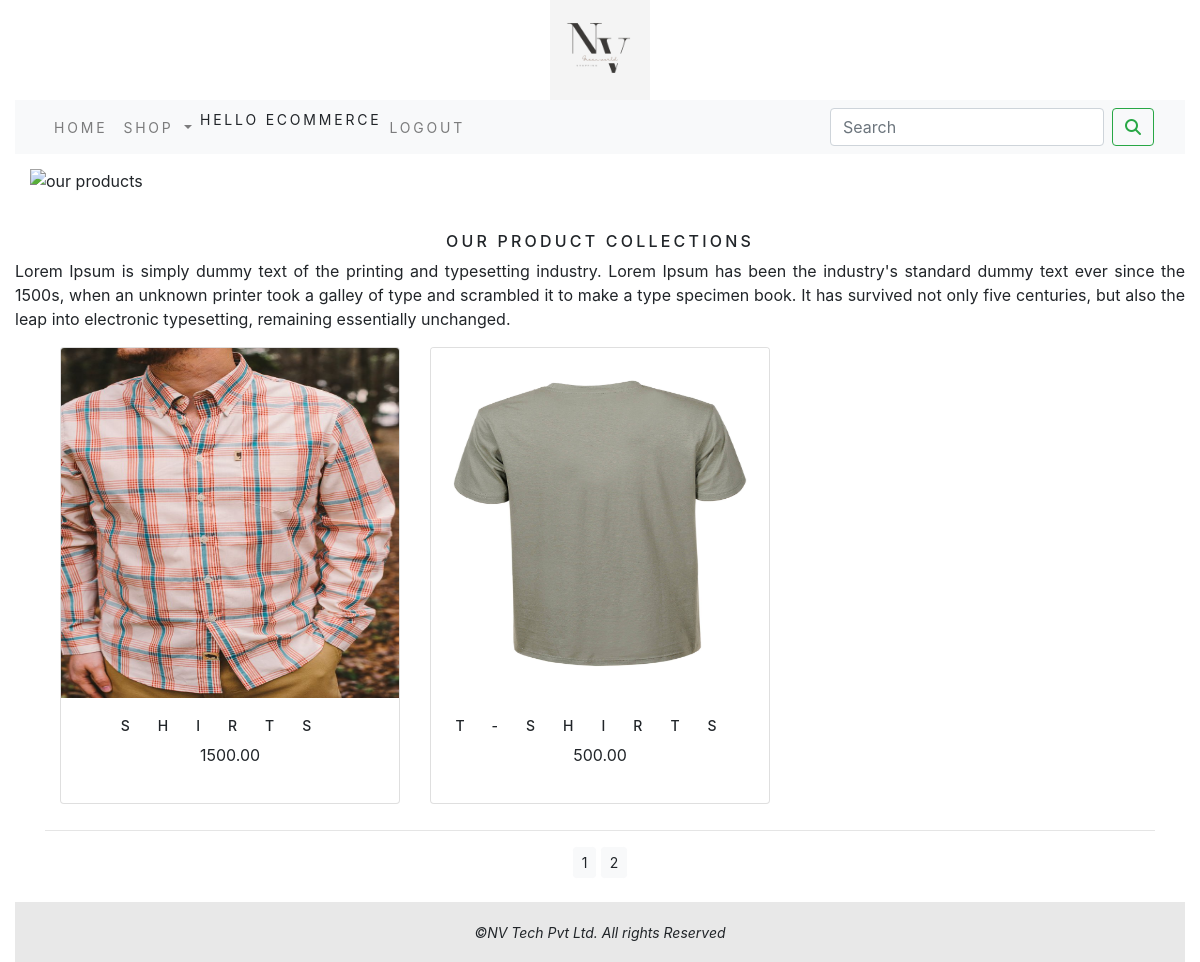
Screenshot of /allProdCat?page=2 (signed in) with the database file from the repository.
### shop/models.py (models this page shows, shortened)
class Product(models.Model):
    name = models.CharField(max_length=250, unique=True)
    slug = models.SlugField(max_length=250, unique=True)
    description = models.TextField(blank=True)
    category = models.ForeignKey(Category, on_delete=models.CASCADE)
    image = models.ImageField(upload_to='product', blank=True)
    price = models.DecimalField(max_digits=10, decimal_places=2)
    stock = models.IntegerField()
    available = models.BooleanField(default=True)
    created = models.DateTimeField(auto_now_add=True)
    updated = models.DateTimeField(auto_now=True)
    class Meta:
        ordering = ['name']
        verbose_name = 'product'
        verbose_name_plural = 'products'
    def get_url(self):
        return reverse('shop:prodCatDet',args=[self.category.slug,self.slug])

### shop/views.py (the view)
# urls.py: path('allProdCat', views.allProdCat, name='allProdCat'),
def allProdCat(request,c_slug=None):
    c_page = None
    products_list = None
    if c_slug!=None:
        c_page = get_object_or_404(Category,slug=c_slug)
        products_list = Product.objects.all().filter(category=c_page,available=True)
    else:
        products_list = Product.objects.all().filter(available=True)
    paginator = Paginator(products_list,6)
    try:
        page = int(request.GET.get('page','1'))
    except:
        page = 1
    try:
        products = paginator.page(page)
    except (EmptyPage,InvalidPage):
        products = paginator.page(paginator.num_pages)
    return render(request,'category.html',{'category':c_page,'products':products})

### cart/context_processors.py (called while the page is built)
def counter(request):
    item_count = 0
    if 'admin' in request.path:
        return {}
    else:
        try:
            cart = Cart.objects.filter(cart_id=_cart_id(request))
            cart_items = CartItem.objects.all().filter(cart=cart[:1])
            for cart_item in cart_items:
                item_count += cart_item.quantity
        except Cart.DoesNotExist:
            item_count = 0
    return dict(item_count=item_count)

### cart/views.py (called while the page is built)
def _cart_id(request):
    cart = request.session.session_key
    if not cart:
        cart = request.session.create()
    return cart

### shop/context_processors.py (called while the page is built)
def menu_links(request):
    links=Category.objects.all()
    return dict(links=links)

### shop/models.py (called while the page is built)
    def get_url(self):
        return reverse('shop:products_by_category', args=[self.slug])

### templates/category.html (shortened to what this page needs)
{% extends 'base.html' %}
{% load static %}
{% block content %}
<div class="mx-auto">
    {% if category %}
        <img class="my_image" src="{{category.image.url}}" alt="{{category.name}}">
</div>
    <br>
<div>
        <h1 class="text-center my_title">{{category.name}}</h1>
        <p class="text-justify">{{category.description}}</p>
</div>
    {% else %}
<div>
        <img class="my_image my_image_padding" src="{% static 'img/banner1.png' %}" alt="our products">
</div>
    <br>
<div>
        <h1 class="text-center my_title">Our product collections</h1>
        <p class="text-justify">Lorem Ipsum is simply dummy text of the printing and typesetting industry. Lorem Ipsum has been the industry's standard dummy text ever since the 1500s, when an unknown printer took a galley of type and scrambled it to make a type specimen book. It has survived not only five centuries, but also the leap into electronic typesetting, remaining essentially unchanged.</p>
</div>
    {% endif %}
<div class="container">
    <div class="row mx-auto">
        {% for product in products.object_list %}
        <div class="my_bottom_margin col-9 col-sm-12 col-md-4 col-md-12 col-lg-4">
            <div class="card text-center" style="min-width:18rem;">
                <a href="{{product.get_url}}"><img class="card-img-top card_image" src="{{product.image.url}}" alt="{{product.name}}"></a>
            <div class="card-body">
                <h4>{{product.name}}</h4>
                <p>{{product.price}}</p>
            </div>
            </div>
        </div>
        {% endfor %}
    </div>
    <div class="mx-auto">
        {% if products.paginator.num_pages > 1 %}
        <hr>
        <div class="text-center">
            {% for pg in products.paginator.page_range %}
            <a href="?page={{pg}}" class="btn btn-light btn-sm" {% if products.number == pg %} active {% endif %}>{{pg}}</a>
            {% endfor %}
        </div>
        {% endif %}
    </div>
    <br>
</div>
{% endblock %}

### templates/nav.html (shortened to what this page needs)
<nav class="navbar navbar-expand-lg navbar-light bg-light">
    <div class="container-fluid">
      <div class="collapse navbar-collapse" id="navbarSupportedContent">
        <ul class="navbar-nav mr-auto">
          <li class="nav-item">
            <a class="nav-link" href='shop:allProdCat'>Home</a>
          </li>
          <li class="nav-item dropdown {% if 'shop' in request.path %} active {% endif %}">
            <a class="nav-link dropdown-toggle" href="#" id="navbarDropdown" role="button" data-toggle="dropdown" aria-haspopup="true" aria-expanded="false">
              Shop
            </a>
          </li>
          {% if user.is_authenticated %}
            <li class="nav-item">
            Hello {{user.username}}
            </li>
          <li class="nav-item">
            <a class="nav-link" href="{% url 'shop:front' %}">Logout</a>
          </li>
          {% else %}
          <li class="nav-item">
            <a class="nav-link" href="{% url 'shop:front' %}">Logout</a>
          </li>
          {% endif %}
        </ul>
        <form class="form-inline my-2 my-lg-0" action="{% url 'search_app:SearchResult' %}" method="get">
              <input class="form-control mr-sm-2" type="search" placeholder="Search" name="q" aria-label="Search">
              <button class="btn btn-outline-success my-2 my-sm-0" type="submit"><i class="fa-solid fa-magnifying-glass"></i></button>
        </form>
      </div>
    </div>
</nav>

### static/css/custom5.css (style rules this page uses)
html,body { height:100%; font-family: 'Roboto', sans-serif; }
.container-fluid { min-height:100%; }
.nav-item { letter-spacing: .2em; font-size : 14px; text-transform :uppercase; }
.my_image { width:100%; }
.my_title { font-size:16px; text-transform:uppercase; letter-spacing:.2em; }
.my_image_padding { padding:15px; }
.my_bottom_margin { margin-bottom:10px; }
.card-body h4 { font-size:14px; text-transform:uppercase; letter-spacing:2em; }
.card_image { width:100%; height:350px; }

### rows the page displays
Product: image (picture), name "SHIRTS", price "1500.00"
Product: image (picture), name "T-SHIRTS", price "500.00"

### other values shown
{{ user.username }} "ECOMMERCE"
{{ pg }} "1" "2"
